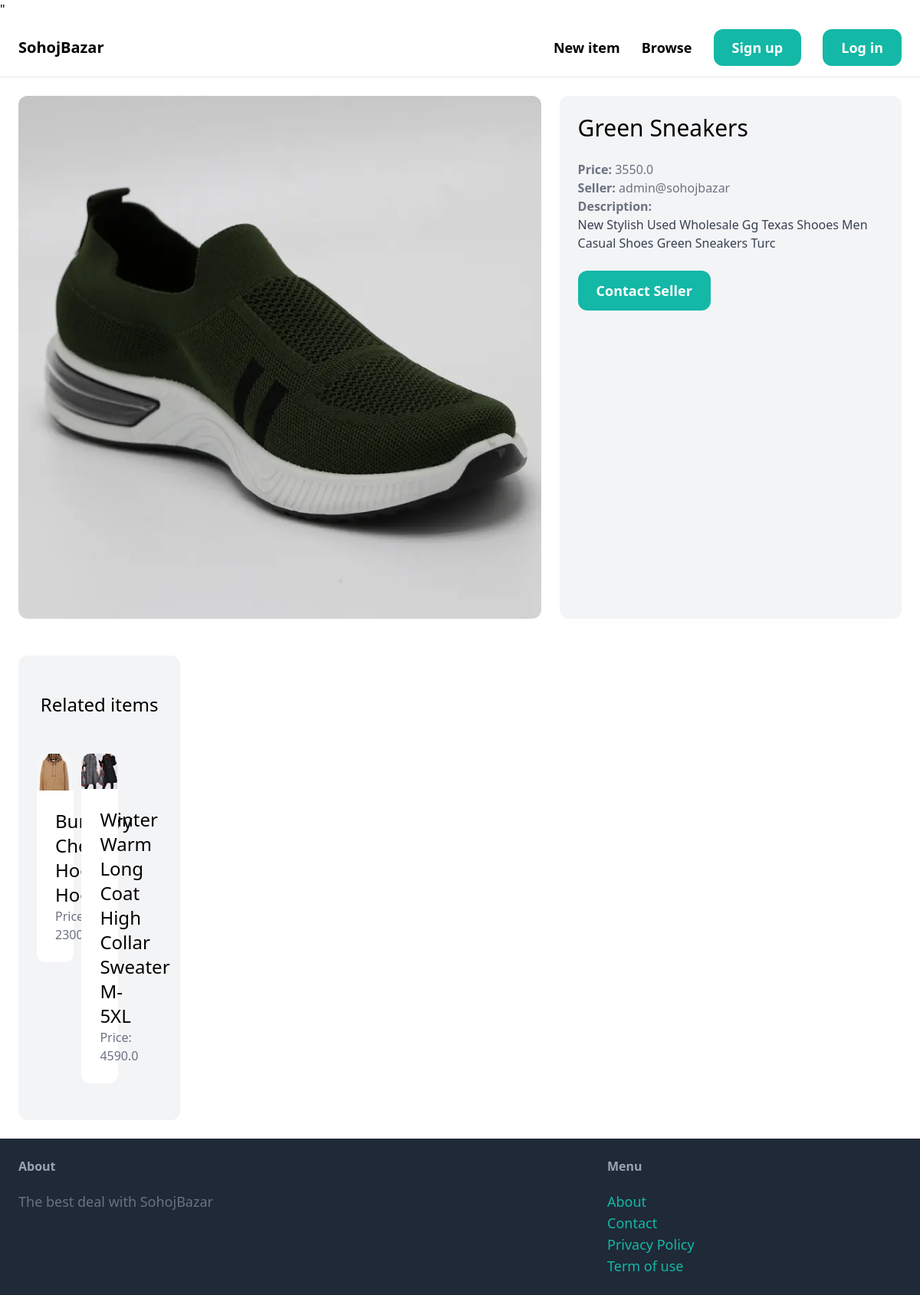
Before: /items/9/ with the older database file.
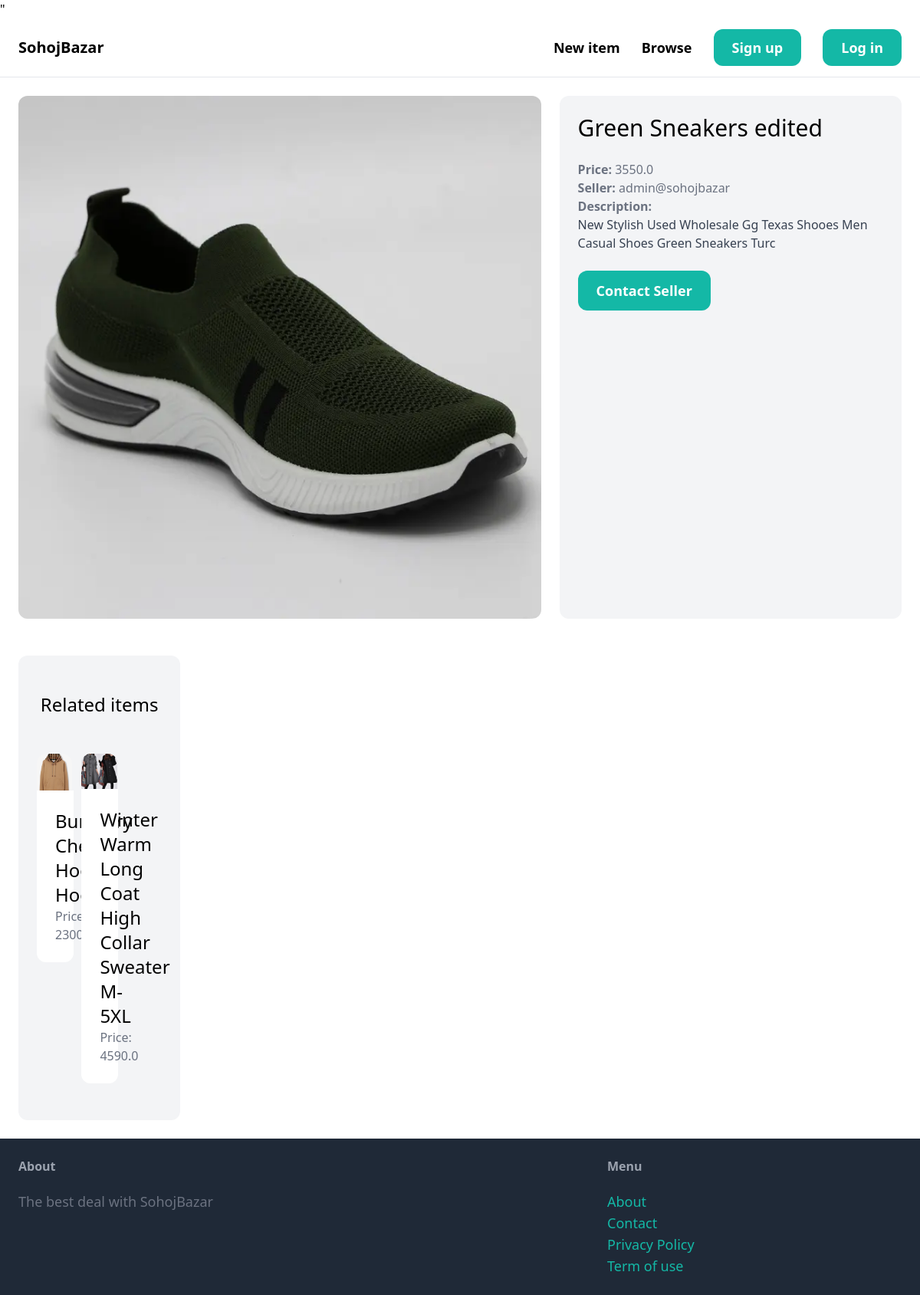
After: the same page with the newer database file.
### item/models.py (models this page shows)
class Item(models.Model):
    category = models.ForeignKey(Category, related_name = 'items', on_delete = models.CASCADE)
    name = models.CharField(max_length = 255)
    description = models.TextField(blank = True, null = True)
    price = models.FloatField()
    image = models.ImageField(upload_to='item_images', blank = True, null = True)
    is_sold = models.BooleanField(default = False)
    created_by = models.ForeignKey(User, related_name = 'items', on_delete =  models.CASCADE)
    created_at = models.DateTimeField(auto_now_add = True)

### item/views.py (the view)
# urls.py: path('<int:pk>/', views.detail, name='detail'),
def detail(request, pk):
    item = get_object_or_404(Item, pk = pk)
    related_items = Item.objects.filter(category = item.category, is_sold = False).exclude(pk=pk)
    return render( request, 'item/detail.html',{
        'item' : item,
        'related_items': related_items
    })

### item/templates/item/detail.html (shortened to what this page needs)
{% extends 'core/base.html' %}
{% block content %}
<div class="grid grid-cols-5 gap-6">
    <div class="col-span-3">
            <img src = "{{item.image.url}}" class="rounded-xl">
    </div>
    <div class="col-span-2 p-6 bg-gray-100 rounded-xl">
        <h1 class="mb-6 text-3xl"> {{ item.name}} </h1>
        <p class="text-gray-500"> <strong>Price: </strong>{{ item.price}}</p>
        <p class="text-gray-500"> <Strong>Seller: </Strong>{{ item.created_by.username}}</p>
        {% if item.description %}
            <p class="text-gray-700">
                <strong class="text-gray-500">Description:</strong><br>
                {{ item.description}}
            </p>
        {% endif %}
        {% if request.user == item.created_by %}
            <div class= "mt-6 p-6 bg-white rounded-xl">
                <p> This is your item! </p>
                <a href="{% url 'item:edit' item.id %}" class="inline-block mt-6 px-6 py-3 text-lg font-semibold bg-teal-500 text-white rounded-xl"> Edit </a>
                <a href="{% url 'item:delete' item.id %}" class="inline-block mt-6 px-6 py-3 text-lg font-semibold bg-red-500 text-white rounded-xl"> Delete </a>
            </div>
        {% else%}
            <a href="{% url 'conversation:new' item.id %}" class = "inline-block mt-6 px-6 py-3 text-lg font-semibold bg-teal-500 text-white rounded-xl hover:bg-teal-700">
                Contact Seller
            </a>
        {% endif %}
    </div>
    <div class = "mt-6 px-6 py-12 bg-gray-100 rounded-xl">
        <h2 class="mb-12 text-2xl text-center">Related items</h2>
        <div class="grid grid-cols-3 gap-3">
            {% for item in related_items %}
                <div>
                    <a href="{% url 'item:detail' item.id %}">
                        <div>
                            <img src="{{item.image.url}}" class="rounded-t-xl">
                        </div>
                        <div class="p-6 bg-white rounded-b-xl">
                            <h2 class = "text-2xl"> {{item.name}} </h2>
                            <p class = "text-gray-500"> Price: {{item.price}} </p>
                        </div>
                    </a>
                </div>
            {% endfor %}
        </div>
    </div>
</div>
{% endblock %}

Changed rows visible on the page:
changed Item "New Stylish Used Wholesale Gg Texas Shooes Men Casual Shoes Green Sneakers Turc": name "Green Sneakers" → "Green Sneakers edited"
